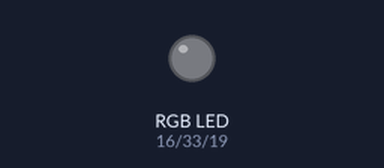
Simulated run of this sketch. Board: ESP32. Shown: an RGB LED mixed from three pins (HIGH = lit).

Above: at 0.5 s.
At 5.5 s:
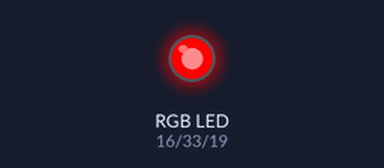
Timing chart, 0 to 6.9 s (numbered marks = the images above):
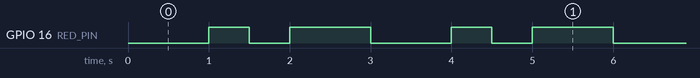

Measured:
- by itself, GPIO 16 (RED_PIN): repeats every 3.0 s: LOW 0.50 s, HIGH 1.0 s, LOW 1.0 s, HIGH 0.50 s

The sketch:

RGB.ino
```cpp
#include <WiFiClientSecure.h>
#include "pin_configurations.h"
 #define R_channel 0
 #define G_channel 1
 #define B_channel 2
 #define pwm_Frequency 5000 // pwm frequency
 #define pwm_resolution 8 // 8 bit resolution
 void setup() {
  ledcAttachPin(RED_PIN, R_channel);
  ledcAttachPin(GREEN_PIN, G_channel);
  ledcAttachPin(BLUE_PIN, B_channel);
  ledcSetup(R_channel, pwm_Frequency, pwm_resolution);
  ledcSetup(G_channel, pwm_Frequency, pwm_resolution);
  ledcSetup(B_channel, pwm_Frequency, pwm_resolution);
 }
 void loop() {
  RGB_Color(255,0,0); // RED color
  delay(500);
  RGB_Color(0,255,0); // green color
  delay(500);
  RGB_Color(0,0,255); // blue color
  delay(500);
  RGB_Color(255,255,0); // yellow color
  delay(500);
  RGB_Color(0,255,255); // cyan color
   delay(500);
  RGB_Color(255,0,255); // magenta color
   delay(500);
  RGB_Color(255,20,147); // deep pink color
 }
 void RGB_Color(int i, int j, int k)
 {
  ledcWrite(R_channel, 255);
  ledcWrite(R_channel, i);
  ledcWrite(G_channel, 0);
  ledcWrite(R_channel, j);
  ledcWrite(B_channel, 0);
  ledcWrite(R_channel, k);

 }
```

pin_configurations.h
```cpp
#define PUSH_BUTTON_PIN 4 //A1
#define PUSH_BUTTON_PIN 40  //D1
#define WATER_LEVEL_PIN 5 //A2
#define LDR_PIN 6 //A3
#define DHT_PIN 7 //A4
#define ONBOARD_LED_PIN 9
#define BUZZER_PIN 15 //A5
#define INA_PIN 38  //D3
#define INB_PIN 35  //D4
#define MQ2_PIN 34  //A8
#define PIR_PIN 39  //D2

#define RED_PIN 16  //A6
#define BLUE_PIN 19  //A7
#define GREEN_PIN 33  //A9

#define I2S_SD 8  //DOUT
#define I2S_SCK 17  //LRCL
#define I2S_WS 18 //BCLK

#define I2C_SCL 2  //SCL
#define I2C_SDA 42  //SDA
```
